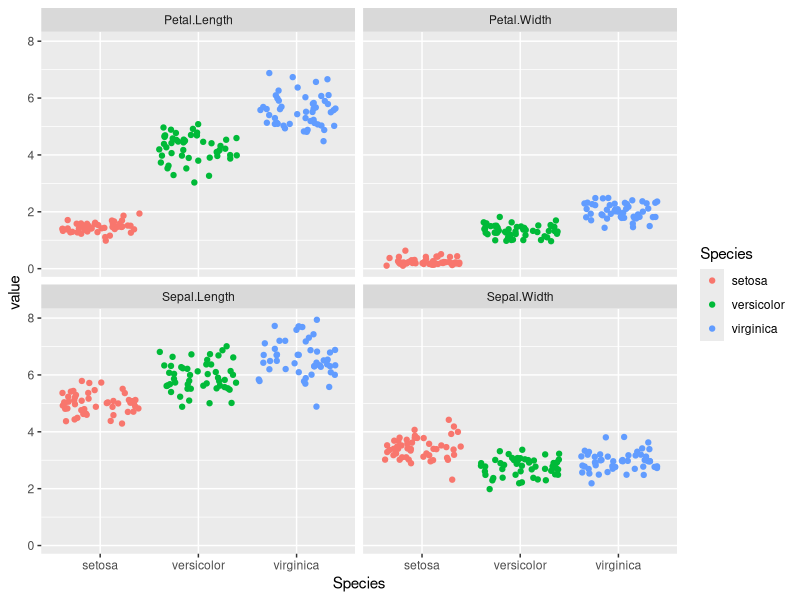
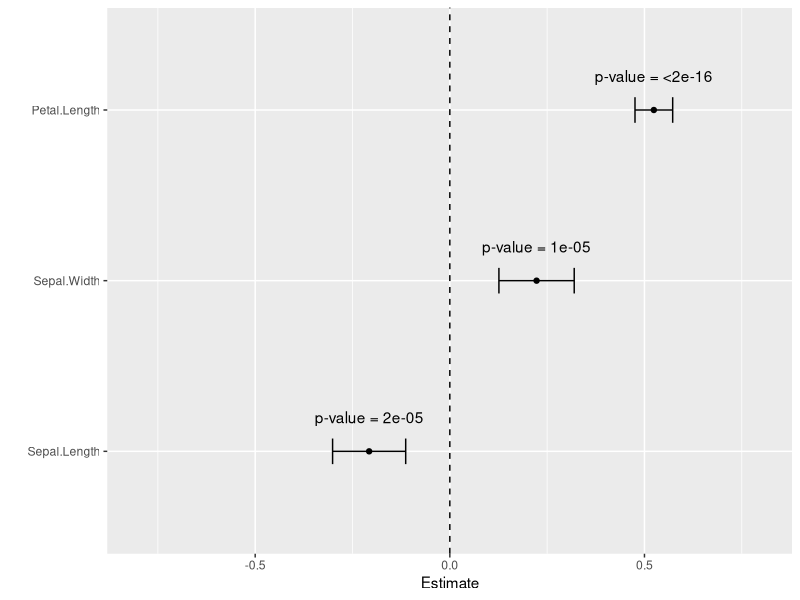
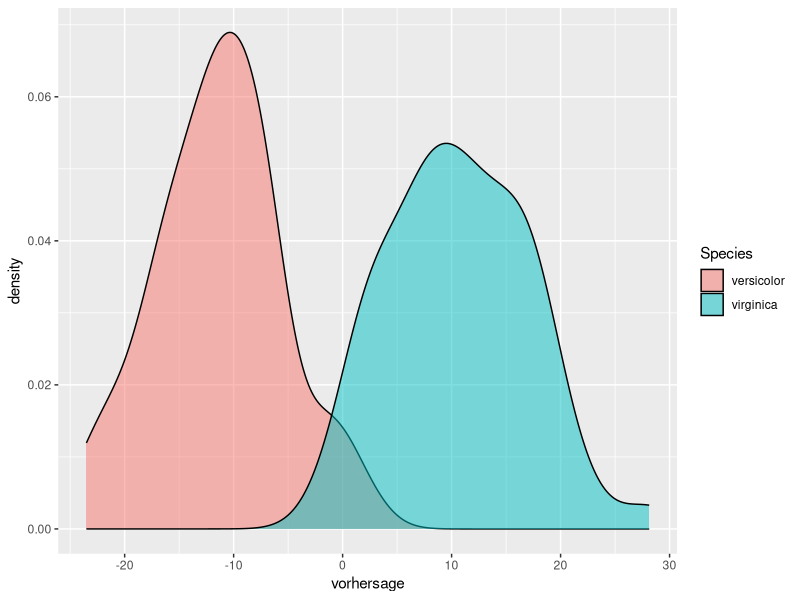
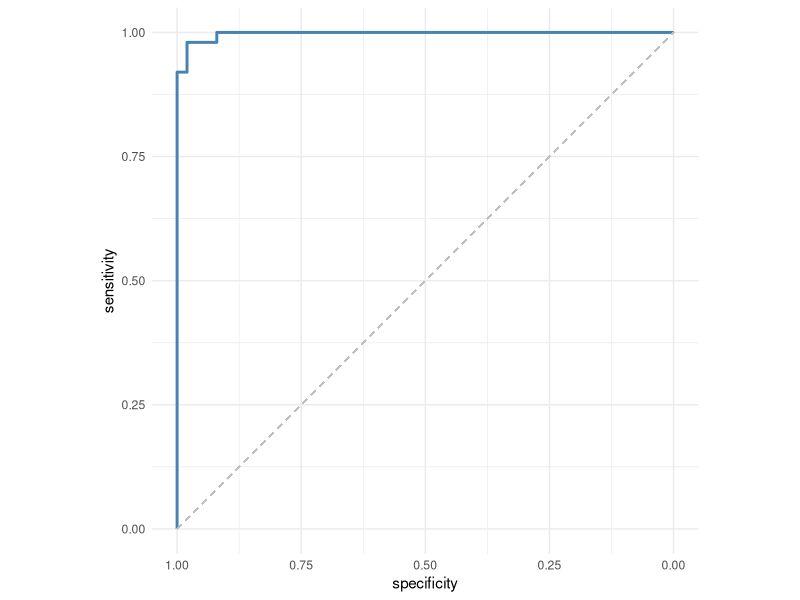

Reproduce these figures in R, in order.
## ---- chunk 1
library(tidyverse)
## ---- chunk 2
data("iris")
str(iris)
## ---- chunk 3
iris %>% 
  pivot_longer(-Species, names_to = "variable") %>% 
  ggplot(aes(x = Species, y = value, color = Species)) +
    geom_jitter() +
    facet_wrap(vars(variable))
## ---- chunk 4
fit <- lm(formula = Petal.Width ~ ., data = iris %>% select(-Species))
summary(fit)
## ---- chunk 5
library(broom)
tidy(fit)

tidy(fit, conf.int = TRUE) %>% 
  filter(term != "(Intercept)") %>% 
  mutate(p.value.chr = format.pval(p.value, digits = 1)) %>% 
  ggplot(aes(x = estimate, y = fct_reorder(term, estimate))) +
    geom_point() +
    geom_errorbar(aes(xmin = conf.low, xmax = conf.high), width = 0.15) +
    geom_vline(xintercept = 0, linetype = "dashed") +
    geom_text(aes(label = paste("p-value =", p.value.chr)), nudge_y = 0.2) +
    scale_x_continuous(limits = c(-0.8, 0.8)) +
    labs(y = "",
         x = "Estimate")
## ---- chunk 6
library(broom)
library(caret)
library(e1071)
library(randomForest)
library(class)
library(pROC)
## ---- chunk 7
# Überschreibt die Variable my.formula von oben
my.formula <- Species ~ .
## ---- chunk 8
# Erstellen einer Teilmenge des Datensatzes mit nur zwei Spezies
iris_small <- iris %>%
  filter(Species %in% c("virginica", "versicolor")) %>%
  # da die Variable Species weiterhin als Factor mit drei Level
  # angelegt wäre, nutzen wir die droplevels()-Funktion, um
  # Fehler zu vermeiden.
  droplevels()

# family = "binomial" gibt hier an, dass nur eine binäre Entscheidung zu treffen ist
fit <- glm(my.formula, data = iris_small, family = "binomial")
## ---- chunk 9
# wir nutzen hier die add_column()-Funktion aus dem tidyverse
# und die predict()-Funktion um Werte mithilfe eines Modells
# zu berechnen
iris_small_augmented <- iris_small %>% 
  add_column(vorhersage = predict(fit))

# ein Blick in die ersten Zeilen der Daten
head(iris_small_augmented)

# eine einfache Visualisierung
iris_small_augmented %>% 
  ggplot(aes(x = vorhersage, fill = Species)) +
    geom_density(alpha = 0.5)
## ---- chunk 10
roc(iris_small_augmented$Species, iris_small_augmented$vorhersage)

roc(iris_small_augmented$Species, iris_small_augmented$vorhersage) %>% 
  ggroc(color = "steelblue", size = 1) +
    geom_segment(aes(x = 1, xend = 0, y = 0, yend = 1),
                 color="grey", linetype="dashed") +
    theme_minimal() +
    coord_fixed()
